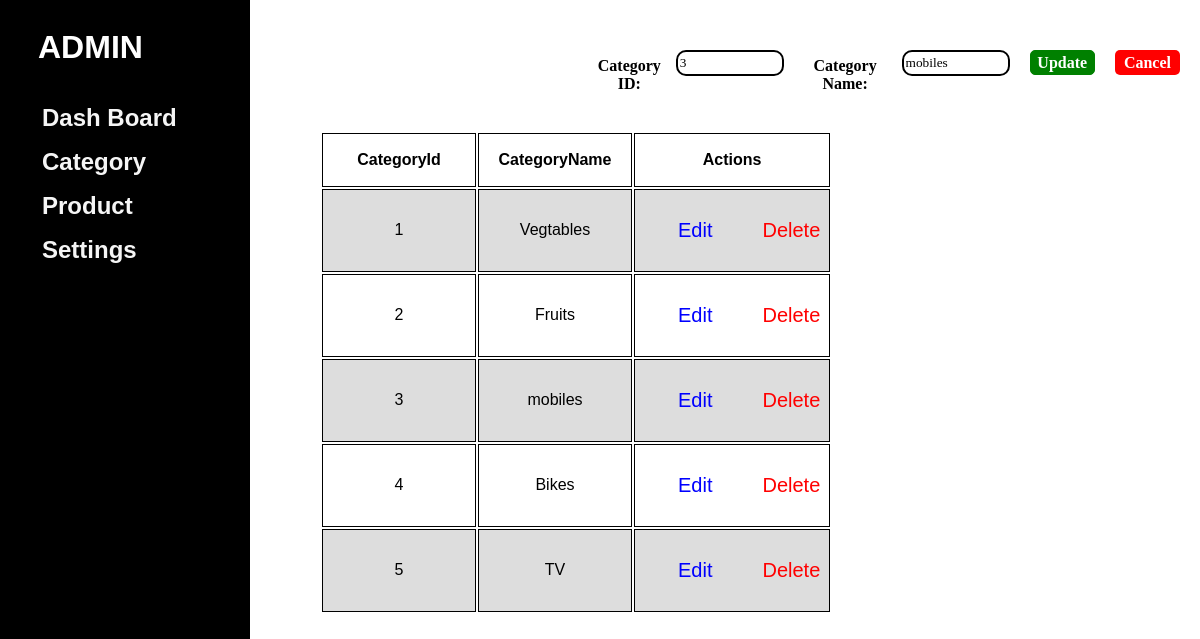
The app's page /category.php?edit=3 with its own data.
### tables this page shows
CREATE TABLE `category` (
  `CategoryId` int(255) NOT NULL,
  `CategoryName` varchar(255) NOT NULL
);

### category.php (the view, shortened to what this page needs)
<?php
$con = mysqli_connect("localhost", "root", "", "user");
?>
<!DOCTYPE html>
<html>
<head>
</head>
<body>
<?php include "side_menu.php"; ?>
<div class="main-content">
<?php
if (isset($_GET['edit'])) {
    $ID = $_GET['edit'];
    $sql = "SELECT * FROM category WHERE CategoryId='$ID'";
    $result = $con->query($sql);
    if ($result->num_rows > 0) {
        $row = $result->fetch_assoc();
?>
        <form action="category.php" method="post" id="update">
        <h6>Category ID:</h6>
            <input type="text" name="ID" value="<?php echo $row['CategoryId']; ?>" readonly>
            <h6>Category Name:</h6>
            <input type="text" name="Name" value="<?php echo $row['CategoryName']; ?>" required>
            <button type="submit" name="UPDATE">Update</button>
            <button type="submit" name="Cancel" id='cancel' onclick="location.href='category.php'">Cancel</button>
        </form>
<?php
    }
}
?>
<table>
    <tr>
        <th>CategoryId</th>
        <th>CategoryName</th>
        <th>Actions</th>
    </tr>
    <?php
    $view = "SELECT * FROM category ORDER BY CategoryId ASC";
    $result = $con->query($view);
    if ($result !== false && $result->num_rows > 0) {
        while ($row = $result->fetch_assoc()) {
    ?>
            <tr>
                <td><?php echo $row['CategoryId']; ?></td>
                <td><?php echo $row['CategoryName']; ?></td>
                <td>
                    <div class="change">
                        <p class="edit"><a href="category.php?edit=<?php echo $row['CategoryId']; ?>" style="color: blue;">Edit</a></p>
                        <p class="delete"><a href="#" onclick="deleteCategory('<?php echo $row['CategoryId']; ?>')" style="color: red;">Delete</a></p>
                    </div>
                </td>
            </tr>
    <?php
        }
    } else {
        echo "<tr><td colspan='3'>No categories found</td></tr>";
    }
    ?>
</table>
</div>
</body>
</html>

### category.php (style rules this page uses)
body { margin-left: 400px; }
td, th { width: 150px; height: 50px; text-align: center; border: 1px solid black; }
tr:nth-child(even) { background-color: #dddddd; }
form { display: flex; margin-left: 62%; }
#update { display: flex; margin-left: 30%; }
h6 { margin-left: 10px; color: black; font-size: 16px; font-family: 'poppins'; text-align: center; }
input { margin-bottom: 10px; margin-left: 5px; margin-top: 30px; height: 20px; width: 100px; border: 2px solid black; border-radius: 10px; font-family: 'poppins'; }
.edit { font-size: 20px; color: red; }
.change { display: flex; }
.delete { color: red; font-size: 20px; text-decoration: none !important; }
#cancel { margin-left: 20px; margin-top: 30px; width: 70px; height: 25px; background-color: red; border: 1px red; font-size: 16px; border-radius: 5px; color: white; font-weight: bolder; cursor: pointer; }
button { margin-left: 20px; margin-top: 30px; width: 70px; height: 25px; background-color: green; border: 1px solid green; font-size: 16px; border-radius: 5px; color: white; font-family: "Times New Roman"; font-weight: bolder; cursor: pointer; }

### side_menu.php (style rules this page uses)
body { font-family: Arial, sans-serif; margin: 0; padding: 0; box-sizing: border-box; }
a { display: block; margin-left: 10px; padding: 8px 8px 8px 32px; text-decoration: none; cursor: pointer; color: whitesmoke; transition: background 0.3s; }
.main-content { margin-left: 300px; padding: 20px; transition: margin-left 0.3s ease; }

### records on screen
category: ID "3", Name "mobiles", CategoryId "3", CategoryName "mobiles"
category: CategoryId "1", CategoryName "Vegtables"
category: CategoryId "2", CategoryName "Fruits"
category: CategoryId "4", CategoryName "Bikes"
category: CategoryId "5", CategoryName "TV"
